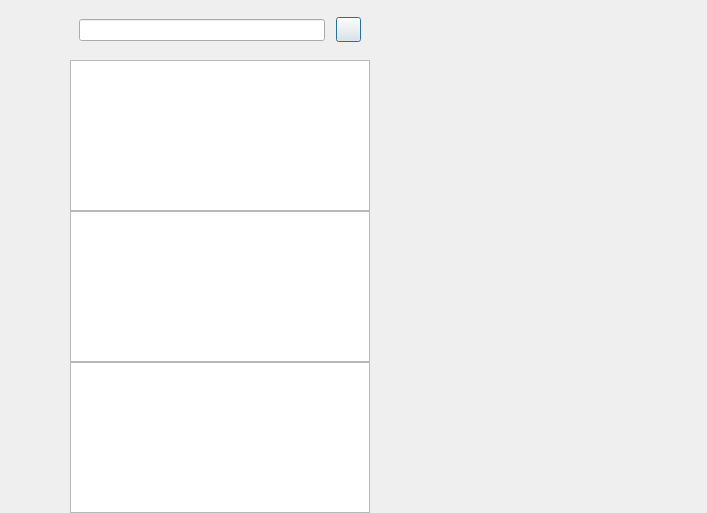
<?xml version="1.0" encoding="UTF-8"?>
<ui version="4.0">
 <class>ChatDialog</class>
 <widget class="QDialog" name="ChatDialog">
  <property name="geometry">
   <rect>
    <x>0</x>
    <y>0</y>
    <width>707</width>
    <height>513</height>
   </rect>
  </property>
  <property name="windowTitle">
   <string>Dialog</string>
  </property>
  <layout class="QHBoxLayout" name="horizontalLayout">
   <property name="spacing">
    <number>0</number>
   </property>
   <property name="leftMargin">
    <number>0</number>
   </property>
   <property name="topMargin">
    <number>0</number>
   </property>
   <property name="rightMargin">
    <number>0</number>
   </property>
   <property name="bottomMargin">
    <number>0</number>
   </property>
   <item>
    <widget class="QWidget" name="side_bar" native="true">
     <property name="sizePolicy">
      <sizepolicy hsizetype="Fixed" vsizetype="Expanding">
       <horstretch>0</horstretch>
       <verstretch>0</verstretch>
      </sizepolicy>
     </property>
     <property name="minimumSize">
      <size>
       <width>70</width>
       <height>0</height>
      </size>
     </property>
     <property name="maximumSize">
      <size>
       <width>70</width>
       <height>16777215</height>
      </size>
     </property>
     <layout class="QVBoxLayout" name="verticalLayout">
      <property name="spacing">
       <number>7</number>
      </property>
      <property name="leftMargin">
       <number>10</number>
      </property>
      <property name="topMargin">
       <number>30</number>
      </property>
      <property name="rightMargin">
       <number>0</number>
      </property>
      <property name="bottomMargin">
       <number>0</number>
      </property>
      <item>
       <widget class="QWidget" name="widget" native="true">
        <layout class="QVBoxLayout" name="verticalLayout_3">
         <property name="spacing">
          <number>30</number>
         </property>
         <property name="leftMargin">
          <number>0</number>
         </property>
         <property name="topMargin">
          <number>0</number>
         </property>
         <property name="rightMargin">
          <number>0</number>
         </property>
         <property name="bottomMargin">
          <number>0</number>
         </property>
         <item>
          <widget class="QLabel" name="side_head_lb">
           <property name="minimumSize">
            <size>
             <width>35</width>
             <height>35</height>
            </size>
           </property>
           <property name="maximumSize">
            <size>
             <width>35</width>
             <height>35</height>
            </size>
           </property>
           <property name="text">
            <string/>
           </property>
          </widget>
         </item>
         <item>
          <widget class="StateWidget" name="side_chat_lb" native="true">
           <property name="minimumSize">
            <size>
             <width>30</width>
             <height>30</height>
            </size>
           </property>
           <property name="maximumSize">
            <size>
             <width>30</width>
             <height>30</height>
            </size>
           </property>
          </widget>
         </item>
         <item>
          <widget class="StateWidget" name="side_contact_lb" native="true">
           <property name="minimumSize">
            <size>
             <width>35</width>
             <height>35</height>
            </size>
           </property>
           <property name="maximumSize">
            <size>
             <width>35</width>
             <height>35</height>
            </size>
           </property>
          </widget>
         </item>
         <item>
          <widget class="StateWidget" name="side_settings_lb" native="true">
           <property name="minimumSize">
            <size>
             <width>30</width>
             <height>30</height>
            </size>
           </property>
           <property name="maximumSize">
            <size>
             <width>30</width>
             <height>30</height>
            </size>
           </property>
          </widget>
         </item>
        </layout>
       </widget>
      </item>
      <item>
       <spacer name="verticalSpacer">
        <property name="orientation">
         <enum>Qt::Vertical</enum>
        </property>
        <property name="sizeHint" stdset="0">
         <size>
          <width>20</width>
          <height>40</height>
         </size>
        </property>
       </spacer>
      </item>
     </layout>
    </widget>
   </item>
   <item>
    <widget class="QWidget" name="chat_user_wid" native="true">
     <property name="maximumSize">
      <size>
       <width>300</width>
       <height>16777215</height>
      </size>
     </property>
     <layout class="QVBoxLayout" name="verticalLayout_2">
      <property name="spacing">
       <number>0</number>
      </property>
      <property name="leftMargin">
       <number>0</number>
      </property>
      <property name="topMargin">
       <number>0</number>
      </property>
      <property name="rightMargin">
       <number>0</number>
      </property>
      <property name="bottomMargin">
       <number>0</number>
      </property>
      <item>
       <widget class="QWidget" name="search_wid" native="true">
        <property name="minimumSize">
         <size>
          <width>0</width>
          <height>60</height>
         </size>
        </property>
        <property name="maximumSize">
         <size>
          <width>16777215</width>
          <height>60</height>
         </size>
        </property>
        <layout class="QHBoxLayout" name="horizontalLayout_2">
         <item>
          <widget class="CustomizeEdit" name="search_edit"/>
         </item>
         <item>
          <spacer name="horizontalSpacer">
           <property name="orientation">
            <enum>Qt::Horizontal</enum>
           </property>
           <property name="sizeType">
            <enum>QSizePolicy::Fixed</enum>
           </property>
           <property name="sizeHint" stdset="0">
            <size>
             <width>5</width>
             <height>20</height>
            </size>
           </property>
          </spacer>
         </item>
         <item>
          <widget class="ClickedBtn" name="add_btn">
           <property name="minimumSize">
            <size>
             <width>25</width>
             <height>25</height>
            </size>
           </property>
           <property name="maximumSize">
            <size>
             <width>25</width>
             <height>25</height>
            </size>
           </property>
           <property name="text">
            <string/>
           </property>
          </widget>
         </item>
        </layout>
       </widget>
      </item>
      <item>
       <widget class="ChatUserList" name="chat_user_list"/>
      </item>
      <item>
       <widget class="SearchList" name="search_list"/>
      </item>
      <item>
       <widget class="ContactUserList" name="con_user_list"/>
      </item>
     </layout>
    </widget>
   </item>
   <item>
    <widget class="QStackedWidget" name="stackedWidget">
     <property name="currentIndex">
      <number>0</number>
     </property>
     <widget class="ChatPage" name="chat_page"/>
     <widget class="ApplyFriendPage" name="friend_apply_page"/>
     <widget class="FriendInfoPage" name="friend_info_page"/>
    </widget>
   </item>
  </layout>
 </widget>
 <customwidgets>
  <customwidget>
   <class>ClickedBtn</class>
   <extends>QPushButton</extends>
   <header location="global">clickedbtn.h</header>
  </customwidget>
  <customwidget>
   <class>CustomizeEdit</class>
   <extends>QLineEdit</extends>
   <header location="global">customizeedit.h</header>
  </customwidget>
  <customwidget>
   <class>ChatUserList</class>
   <extends>QListWidget</extends>
   <header location="global">chatuserlist.h</header>
  </customwidget>
  <customwidget>
   <class>ChatPage</class>
   <extends>QWidget</extends>
   <header location="global">chatpage.h</header>
   <container>1</container>
  </customwidget>
  <customwidget>
   <class>StateWidget</class>
   <extends>QWidget</extends>
   <header location="global">statewidget.h</header>
   <container>1</container>
  </customwidget>
  <customwidget>
   <class>SearchList</class>
   <extends>QListWidget</extends>
   <header location="global">searchlist.h</header>
  </customwidget>
  <customwidget>
   <class>ContactUserList</class>
   <extends>QListWidget</extends>
   <header location="global">contactuserlist.h</header>
  </customwidget>
  <customwidget>
   <class>ApplyFriendPage</class>
   <extends>QWidget</extends>
   <header location="global">applyfriendpage.h</header>
   <container>1</container>
  </customwidget>
  <customwidget>
   <class>FriendInfoPage</class>
   <extends>QWidget</extends>
   <header location="global">friendinfopage.h</header>
   <container>1</container>
  </customwidget>
 </customwidgets>
 <resources/>
 <connections/>
</ui>
